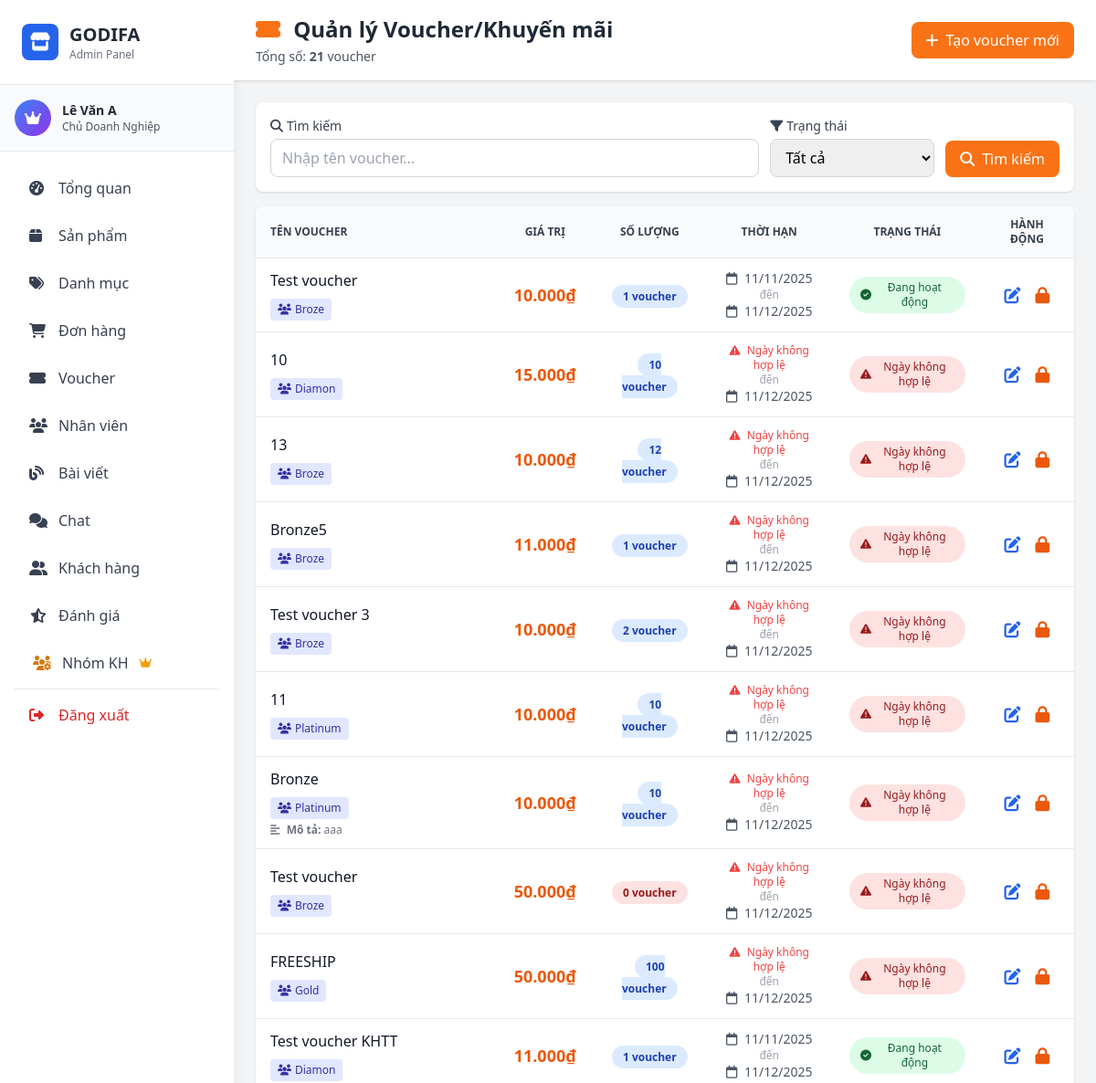
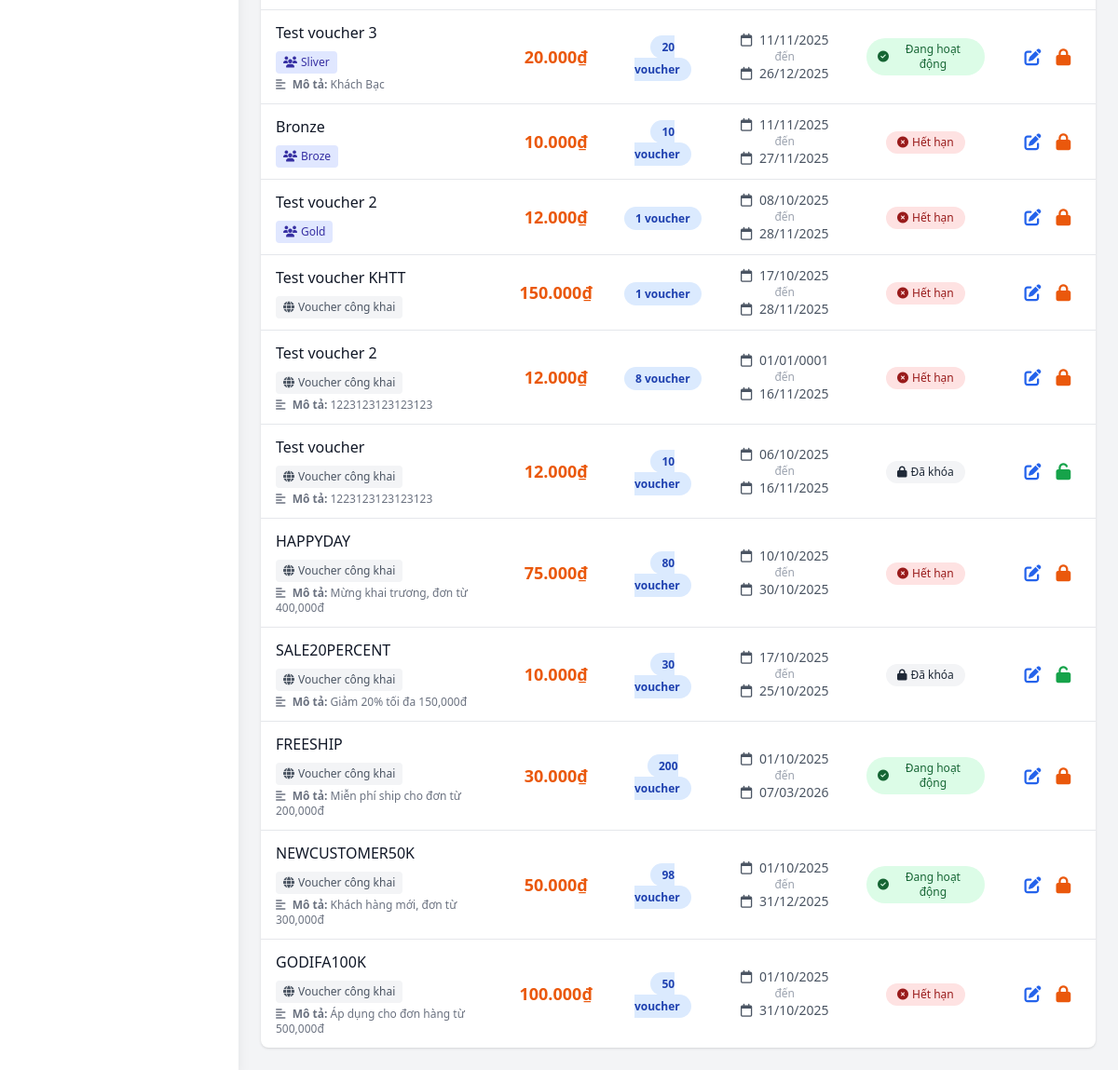
/admin/pages/vouchers.php (signed in), run on an earlier commit of the app's database (2 pictures, top to bottom).
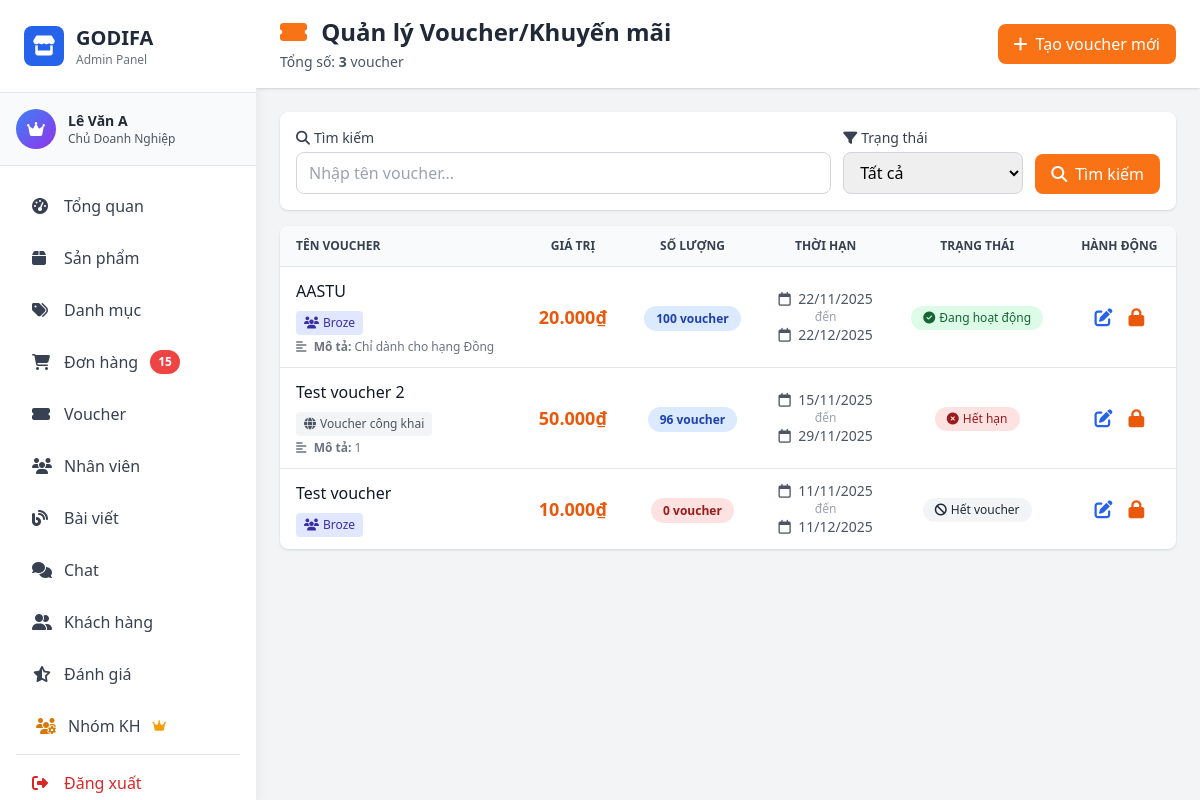
And on a later commit of the database.
### tables this page shows
CREATE TABLE IF NOT EXISTS `voucher` (
  `voucherID` int NOT NULL AUTO_INCREMENT,
  `voucherName` varchar(100) NOT NULL,
  `value` decimal(10,0) NOT NULL,
  `minOrderValue` int NOT NULL DEFAULT '0',
  `quantity` int NOT NULL,
  `startDate` date NOT NULL,
  `endDate` date NOT NULL,
  `requirement` text NOT NULL,
  `status` tinyint(1) DEFAULT '1' COMMENT '1=active, 0=locked',
  PRIMARY KEY (`voucherID`)
);

CREATE TABLE IF NOT EXISTS `customer_group` (
  `groupID` int NOT NULL AUTO_INCREMENT,
  `groupName` varchar(100) NOT NULL COMMENT 'Tên nhóm',
  `description` text COMMENT 'Mô tả nhóm',
  `minSpent` decimal(10,0) DEFAULT '0' COMMENT 'Chi tiêu tối thiểu để vào nhóm',
  `maxSpent` decimal(10,0) DEFAULT NULL COMMENT 'Chi tiêu tối đa (NULL = không giới hạn)',
  `color` varchar(7) DEFAULT '#6366f1' COMMENT 'Màu sắc hiển thị (hex color)',
  `createdAt` timestamp NOT NULL DEFAULT CURRENT_TIMESTAMP,
  PRIMARY KEY (`groupID`)
);

### admin/pages/vouchers.php (the view, shortened to what the changed rows need)
<?php
require_once __DIR__ . '/../middleware/auth.php';
require_once __DIR__ . '/../../controller/admin/cVoucher.php';
require_once __DIR__ . '/../../model/mVoucherGroup.php';
$voucherController = new cVoucher();
$voucherGroupModel = new VoucherGroup();
$searchKeyword = isset($_GET['search']) ? trim($_GET['search']) : '';
$filterStatus = isset($_GET['status']) ? $_GET['status'] : 'all';
if ($searchKeyword !== '') {
    $vouchers = $voucherController->searchVouchers($searchKeyword, $filterStatus);
} else {
    $vouchers = $voucherController->getAllVouchers($filterStatus);
}
foreach ($vouchers as &$voucher) {
    $assignedGroups = $voucherGroupModel->getGroupIDsByVoucher($voucher['voucherID']);
    $voucher['assignedGroups'] = $assignedGroups;
    $voucher['groupDetails'] = $voucherGroupModel->getGroupsByVoucher($voucher['voucherID']);
}
$today = date('Y-m-d');
include __DIR__ . '/../includes/header.php';
?>
<div class="flex h-screen bg-gray-100">
    <?php include __DIR__ . '/../includes/sidebar.php'; ?>
    <div class="flex-1 overflow-y-auto ml-64">
        <div class="bg-white shadow sticky top-0 z-10">
            <div class="px-4 md:px-6 py-4 flex flex-wrap justify-between items-center gap-4">
                <div>
                    <h1 class="text-xl md:text-2xl font-bold text-gray-800">
                        <i class="fas fa-ticket-alt text-orange-500 mr-2"></i>
                        Quản lý Voucher/Khuyến mãi
                    </h1>
                    <p class="text-sm text-gray-600 mt-1">
                        Tổng số: <strong><?php echo count($vouchers); ?></strong> voucher
                    </p>
                </div>
            </div>
        </div>
        <div class="p-4 md:p-6">
            <div class="bg-white rounded-lg shadow overflow-hidden">
                <div class="overflow-x-auto">
                    <table class="w-full">
                        <thead class="bg-gray-50 border-b">
                            <tr>
                                <th class="px-4 py-3 text-left text-xs font-semibold text-gray-700 uppercase">Tên voucher</th>
                                <th class="px-4 py-3 text-center text-xs font-semibold text-gray-700 uppercase">Giá trị</th>
                                <th class="px-4 py-3 text-center text-xs font-semibold text-gray-700 uppercase">Số lượng</th>
                                <th class="px-4 py-3 text-center text-xs font-semibold text-gray-700 uppercase">Thời hạn</th>
                                <th class="px-4 py-3 text-center text-xs font-semibold text-gray-700 uppercase">Trạng thái</th>
                                <th class="px-4 py-3 text-center text-xs font-semibold text-gray-700 uppercase">Hành động</th>
                            </tr>
                        </thead>
                        <tbody class="divide-y divide-gray-200">
                            <?php if (empty($vouchers)): ?>
                            <tr>
                                <td colspan="6" class="px-4 py-8 text-center text-gray-500">
                                    <i class="fas fa-ticket-alt text-4xl mb-2 text-gray-300"></i>
                                    <p>Chưa có voucher nào</p>
                                </td>
                            </tr>
                            <?php else: ?>
                                <?php foreach ($vouchers as $voucher): ?>
                                <?php
                                $voucherID = $voucher['voucherID'] ?? 0;
                                $voucherName = $voucher['voucherName'] ?? 'N/A';
                                $value = $voucher['value'] ?? 0;
                                $quantity = $voucher['quantity'] ?? 0;
                                $startDate = $voucher['startDate'] ?? '';
                                $endDate = $voucher['endDate'] ?? '';
                                $requirement = $voucher['requirement'] ?? '';
                                $status = $voucher['status'] ?? 1;
                                $validStartDate = !empty($startDate) && $startDate != '0000-00-00' && strtotime($startDate) !== false;
                                $validEndDate = !empty($endDate) && $endDate != '0000-00-00' && strtotime($endDate) !== false;
                                $isActive = false;
                                $isExpired = false;
                                $isUpcoming = false;
                                if ($validStartDate && $validEndDate) {
                                    $isActive = ($startDate <= $today && $endDate >= $today && $quantity > 0 && $status == 1);
                                    $isExpired = ($endDate < $today);
                                    $isUpcoming = ($startDate > $today);
                                }
                                $isOutOfStock = ($quantity <= 0);
                                $isLocked = ($status == 0);
                                $isInvalidDate = (!$validStartDate || !$validEndDate);
                                ?>
                                <tr class="hover:bg-gray-50">
                                    <td class="px-4 py-3">
                                        <div class="font-medium text-gray-900"><?php echo htmlspecialchars($voucherName); ?></div>
                                        <div class="mt-2 flex flex-wrap gap-1">
                                            <?php if (empty($voucher['groupDetails'])): ?>
                                            <span class="px-2 py-1 bg-gray-100 text-gray-600 rounded text-xs inline-flex items-center">
                                                <i class="fas fa-globe mr-1"></i>
                                                Voucher công khai
                                            </span>
                                            <?php else: ?>
                                                <?php foreach ($voucher['groupDetails'] as $group): ?>
                                                <span class="px-2 py-1 bg-indigo-100 text-indigo-800 rounded text-xs inline-flex items-center">
                                                    <i class="fas fa-users mr-1"></i>
                                                    <?php echo htmlspecialchars($group['groupName']); ?>
                                                </span>
                                                <?php endforeach; ?>
                                            <?php endif; ?>
                                        </div>
                                        <?php if ($requirement): ?>
                                        <div class="text-xs text-gray-500 mt-1">
                                            <i class="fas fa-align-left mr-1"></i>
                                            <strong>Mô tả:</strong> <?php echo htmlspecialchars(mb_substr($requirement, 0, 50)); ?><?php echo mb_strlen($requirement) > 50 ? '...' : ''; ?>
                                        </div>
                                        <?php endif; ?>
                                    </td>
                                    <td class="px-4 py-3 text-center">
                                        <span class="text-lg font-bold text-orange-600">
                                            <?php echo number_format($value, 0, ',', '.'); ?>₫
                                        </span>
                                    </td>
                                    <td class="px-4 py-3 text-center">
                                        <span class="px-3 py-1 <?php echo $quantity > 0 ? 'bg-blue-100 text-blue-800' : 'bg-red-100 text-red-800'; ?> rounded-full text-xs font-semibold">
                                            <?php echo $quantity; ?> voucher
                                        </span>
                                    </td>
                                    <td class="px-4 py-3 text-center text-sm">
                                        <?php
                                        $validStartDate = !empty($startDate) && $startDate != '0000-00-00' && strtotime($startDate) !== false;
                                        $validEndDate = !empty($endDate) && $endDate != '0000-00-00' && strtotime($endDate) !== false;
                                        ?>
                                        <?php if ($validStartDate): ?>
                                        <div class="text-gray-600">
                                            <i class="far fa-calendar mr-1"></i>
                                            <?php echo date('d/m/Y', strtotime($startDate)); ?>
                                        </div>
                                        <?php else: ?>
                                        <div class="text-red-500 text-xs">
                                            <i class="fas fa-exclamation-triangle mr-1"></i>
                                            Ngày không hợp lệ
                                        </div>
                                        <?php endif; ?>
                                        <div class="text-gray-400 text-xs">đến</div>
                                        <?php if ($validEndDate): ?>
                                        <div class="text-gray-600">
                                            <i class="far fa-calendar mr-1"></i>
                                            <?php echo date('d/m/Y', strtotime($endDate)); ?>
                                        </div>
                                        <?php endif; ?>
                                    </td>
                                    <td class="px-4 py-3 text-center">
                                        <?php if ($isInvalidDate): ?>
                                        <span class="px-3 py-1 bg-red-100 text-red-800 rounded-full text-xs font-medium inline-flex items-center">
                                            <i class="fas fa-exclamation-triangle mr-1"></i>Ngày không hợp lệ
                                        </span>
                                        <?php elseif ($isLocked): ?>
                                        <span class="px-3 py-1 bg-gray-100 text-gray-800 rounded-full text-xs font-medium inline-flex items-center">
                                            <i class="fas fa-lock mr-1"></i>Đã khóa
                                        </span>
                                        <?php elseif ($isOutOfStock): ?>
                                        <span class="px-3 py-1 bg-gray-100 text-gray-800 rounded-full text-xs font-medium inline-flex items-center">
                                            <i class="fas fa-ban mr-1"></i>Hết voucher
                                        </span>
                                        <?php elseif ($isExpired): ?>
                                        <span class="px-3 py-1 bg-red-100 text-red-800 rounded-full text-xs font-medium inline-flex items-center">
                                            <i class="fas fa-times-circle mr-1"></i>Hết hạn
                                        </span>
                                        <?php elseif ($isUpcoming): ?>
                                        <span class="px-3 py-1 bg-yellow-100 text-yellow-800 rounded-full text-xs font-medium inline-flex items-center">
                                            <i class="fas fa-clock mr-1"></i>Sắp diễn ra
                                        </span>
                                        <?php elseif ($isActive): ?>
                                        <span class="px-3 py-1 bg-green-100 text-green-800 rounded-full text-xs font-medium inline-flex items-center">
                                            <i class="fas fa-check-circle mr-1"></i>Đang hoạt động
                                        </span>
                                        <?php endif; ?>
                                    </td>
                                    <td class="px-4 py-3 text-center">
                                        <div class="flex justify-center items-center space-x-2">
                                            <?php if (hasPermission('manage_vouchers')): ?>
                                            <button onclick='openEditModal(<?php echo json_encode($voucher, JSON_HEX_APOS); ?>)'
                                                    class="text-blue-600 hover:text-blue-800" title="Sửa">
                                                <i class="fas fa-edit text-lg"></i>
                                            </button>
                                            <?php if ($status == 1): ?>
                                            <button onclick="toggleVoucherStatus(<?php echo $voucherID; ?>, '<?php echo htmlspecialchars($voucherName); ?>', 0)"
                                                    class="text-orange-600 hover:text-orange-800" title="Khóa voucher">
                                                <i class="fas fa-lock text-lg"></i>
                                            </button>
                                            <?php else: ?>
                                            <button onclick="toggleVoucherStatus(<?php echo $voucherID; ?>, '<?php echo htmlspecialchars($voucherName); ?>', 1)"
                                                    class="text-green-600 hover:text-green-800" title="Mở khóa voucher">
                                                <i class="fas fa-unlock text-lg"></i>
                                            </button>
                                            <?php endif; ?>
                                            <?php endif; ?>
                                        </div>
                                    </td>
                                </tr>
                                <?php endforeach; ?>
                            <?php endif; ?>
                        </tbody>
                    </table>
                </div>
            </div>
        </div>
    </div>
</div>
<?php include __DIR__ . '/../includes/footer.php'; ?>

### admin/includes/sidebar.php (shortened to what the changed rows need)
<?php
require_once __DIR__ . '/../../model/mOrder.php';
$orderModel = new Order();
$pendingOrdersCount = $orderModel->countByStatus('Chờ thanh toán');
?>
<aside class="w-64 bg-white h-screen shadow-lg fixed left-0 top-0 overflow-y-auto">
    <div class="p-6 border-b border-gray-200">
        <a href="index.php" class="flex items-center space-x-3">
            <div>
                <h1 class="text-xl font-bold text-gray-800">GODIFA</h1>
            </div>
        </a>
    </div>
    <nav class="p-4 space-y-1">
        <?php if (hasPermission('view_orders')): ?>
        <a href="?page=orders" class="sidebar-link flex items-center space-x-3 px-4 py-3 rounded-lg text-gray-700">
            <i class="fas fa-shopping-cart w-5"></i>
            <span>Đơn hàng</span>
            <?php if ($pendingOrdersCount > 0): ?>
            <span class="ml-auto bg-red-500 text-white text-xs px-2 py-1 rounded-full font-semibold">
                <?php echo $pendingOrdersCount; ?>
            </span>
            <?php endif; ?>
        </a>
        <?php endif; ?>
    </nav>
</aside>

What changed in the data, as far as the page shows it:
removed voucher: voucherName "10", value "15.000", quantity "10", startDate "0000-00-00" (drawn), endDate "11/12/2025"
no longer on this page (row unchanged): customer_group: groupName "Diamon"
removed voucher: voucherName "13", value "10.000", quantity "12", startDate "0000-00-00" (drawn), endDate "11/12/2025", customer_group (groupName "Broze")
removed voucher: voucherName "Bronze5", value "11.000", quantity "1", startDate "0000-00-00" (drawn), endDate "11/12/2025", customer_group (groupName "Broze")
removed voucher: voucherName "Test voucher 3", value "10.000", quantity "2", startDate "0000-00-00" (drawn), endDate "11/12/2025", customer_group (groupName "Broze")
removed voucher: voucherName "11", value "10.000", quantity "10", startDate "0000-00-00" (drawn), endDate "11/12/2025"
no longer on this page (row unchanged): customer_group: groupName "Platinum"
removed voucher: voucherName "Bronze", requirement "aaa", value "10.000", quantity "10", startDate "0000-00-00" (drawn), endDate "11/12/2025"
removed voucher: voucherName "Test voucher", value "50.000", quantity "0", startDate "0000-00-00" (drawn), endDate "11/12/2025", customer_group (groupName "Broze")
removed voucher: voucherName "FREESHIP", value "50.000", quantity "100", startDate "0000-00-00" (drawn), endDate "11/12/2025"
no longer on this page (row unchanged): customer_group: groupName "Gold"
removed voucher: voucherName "Test voucher KHTT", value "11.000", quantity "1", startDate "11/11/2025", endDate "11/12/2025", status 1 (drawn)
removed voucher: voucherName "Test voucher 3", requirement "Khách Bạc", value "20.000", quantity "20", startDate "11/11/2025", endDate "26/12/2025", status 1 (drawn)
no longer on this page (row unchanged): customer_group: groupName "Sliver", shown under "Test voucher 3"
removed voucher: voucherName "Bronze", value "10.000", quantity "10", startDate "11/11/2025", endDate "27/11/2025", status 1 (drawn), customer_group (groupName "Broze")
removed voucher: voucherName "Test voucher 2", value "12.000", quantity "1", startDate "08/10/2025", endDate "28/11/2025", status 1 (drawn)
removed voucher: voucherName "Test voucher KHTT", shows "Voucher công khai", value "150.000", quantity "1", startDate "17/10/2025", endDate "28/11/2025", status 1 (drawn)
removed voucher: voucherName "Test voucher 2", shows "Voucher công khai", requirement "1223123123123123", value "12.000", quantity "8", startDate "01/01/0001", endDate "16/11/2025", status 1 (drawn)
removed voucher: voucherName "Test voucher", shows "Voucher công khai", requirement "1223123123123123", value "12.000", quantity "10", startDate "06/10/2025", endDate "16/11/2025", status 0 (drawn)
removed voucher: voucherName "HAPPYDAY", shows "Voucher công khai", requirement "Mừng khai trương, đơn từ 400,000đ", value "75.000", quantity "80", startDate "10/10/2025", endDate "30/10/2025", status 1 (drawn)
removed voucher: voucherName "SALE20PERCENT", shows "Voucher công khai", requirement "Giảm 20% tối đa 150,000đ", value "10.000", quantity "30", startDate "17/10/2025", endDate "25/10/2025", status 0 (drawn)
removed voucher: voucherName "FREESHIP", shows "Voucher công khai", requirement "Miễn phí ship cho đơn từ 200,000đ", value "30.000", quantity "200", startDate "01/10/2025", endDate "07/03/2026", status 1 (drawn)
removed voucher: voucherName "NEWCUSTOMER50K", shows "Voucher công khai", requirement "Khách hàng mới, đơn từ 300,000đ", value "50.000", quantity "98", startDate "01/10/2025", endDate "31/12/2025", status 1 (drawn)
removed voucher: voucherName "GODIFA100K", shows "Voucher công khai", requirement "Áp dụng cho đơn hàng từ 500,000đ", value "100.000", quantity "50", startDate "01/10/2025", endDate "31/10/2025", status 1 (drawn)
added voucher: voucherName "AASTU", requirement "Chỉ dành cho hạng Đồng", value "20.000", quantity "100", startDate "22/11/2025", endDate "22/12/2025", status 1 (drawn), customer_group (groupName "Broze")
added voucher: voucherName "Test voucher 2", shows "Voucher công khai", requirement "1", value "50.000", quantity "96", startDate "15/11/2025", endDate "29/11/2025", status 1 (drawn)
changed voucher "Test voucher": quantity "1" → "0"; quantity "Đang hoạt động" → "Hết voucher"
Also different on the page:
$pendingOrdersCount: (not shown) → "15"
count($vouchers): "21" → "3"
